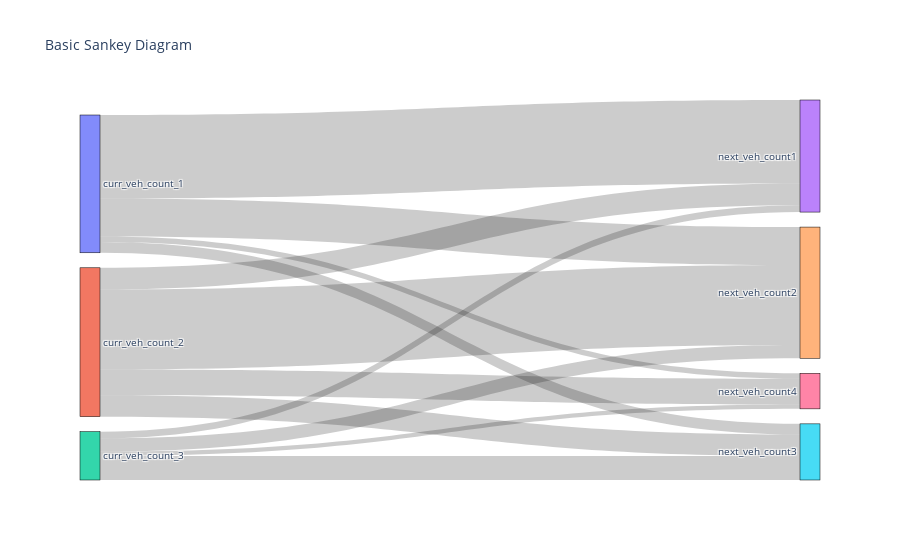

This figure's notebook cell:
### Code cell
df_for_sankey = geo_edf[
    ['veh_type_1',  'sp1', 'next_veh_type_1']
]
df_for_sankey

sankey_conn_curr_next = df_for_sankey.groupby('veh_type_1').agg({'next_veh_type_1': 'value_counts'}).rename(columns={'next_veh_type_1': 'delta_curr_to_next'}).reset_index()
sankey_conn_curr_next['curr_veh_type_source'] = sankey_conn_curr_next['veh_type_1'].copy().apply(lambda x: float(x)-1)
sankey_conn_curr_next['next_veh_type_source'] = sankey_conn_curr_next['next_veh_type_1'].copy().apply(lambda x: 3+float(x)-1)



fig = go.Figure(data=[go.Sankey(
    node=dict(
        pad=15,
        thickness=20,
        line=dict(color="black", width=0.5),
        label=['curr_veh_count_1', 'curr_veh_count_2', 'curr_veh_count_3', 'next_veh_count1', 'next_veh_count2', 'next_veh_count3', 'next_veh_count4'],
        # color="blue",
        x=[0, 0, 0, 1, 1, 1, 1]  # Adjust x-axis position for each node
    ),
    link=dict(
        source=sankey_conn_curr_next['curr_veh_type_source'].to_list(),
        target=sankey_conn_curr_next['next_veh_type_source'].to_list(),
        value=sankey_conn_curr_next['delta_curr_to_next'].to_list()
    )
)])

fig.update_layout(title_text="Basic Sankey Diagram", font_size=10)
fig.show()

### Figure 1 — Plotly figure (JSON) as saved in the notebook; plotly's stock layout.template omitted (floating-point values rounded to 4 significant figures)
{"data": [{"link": {"source": [0, 0, 0, 0, 1, 1, 1, 1, 2, 2, 2, 2], "target": [3, 4, 5, 6, 4, 6, 3, 5, 5, 4, 3, 6], "value": [406, 185, 52, 27, 389, 125, 106, 104, 117, 64, 33, 21]}, "node": {"label": ["curr_veh_count_1", "curr_veh_count_2", "curr_veh_count_3", "next_veh_count1", "next_veh_count2", "next_veh_count3", "next_veh_count4"], "line": {"color": "black", "width": 0.5}, "pad": 15, "thickness": 20, "x": [0, 0, 0, 1, 1, 1, 1]}, "type": "sankey"}], "layout": {"font": {"size": 10}, "title": {"text": "Basic Sankey Diagram"}}}
